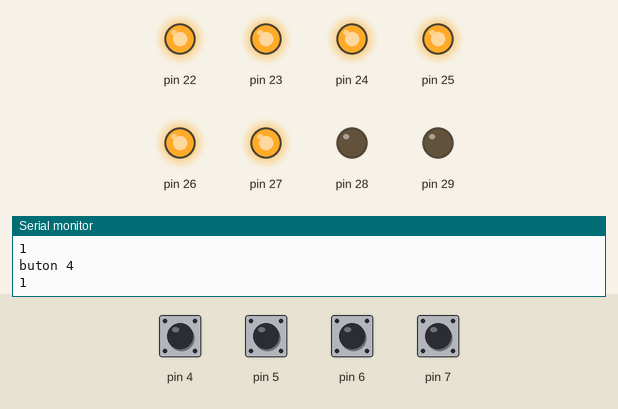
This sketch was run on a simulated Arduino Mega 2560, built with avr-gcc and run on an emulated ATmega2560. On the bench: output pins drawn as LEDs (lit = HIGH), the last lines printed to the serial monitor. Inputs (shaded band) come from the test bench; at power-on: pin 4–7 HIGH.

Above: at 1.2 s.
1.3 s: pin 4 pulled LOW for 0.15 s
At 1.43 s:
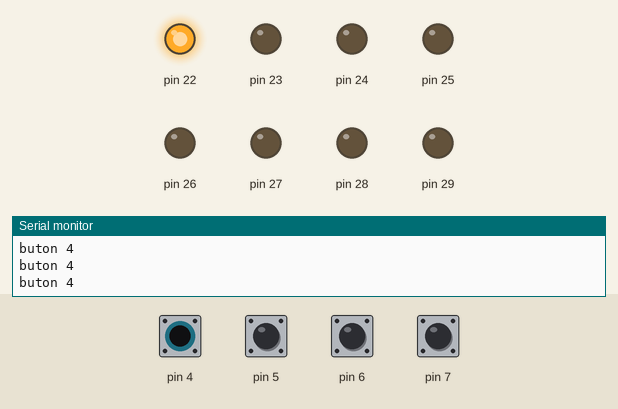
3.0 s: pin 5 pulled LOW for 0.15 s
At 3.13 s:
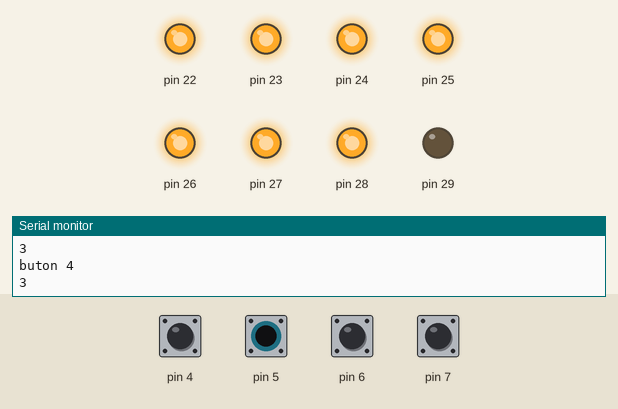
4.7 s: pin 6 pulled LOW for 0.15 s
At 4.84 s:
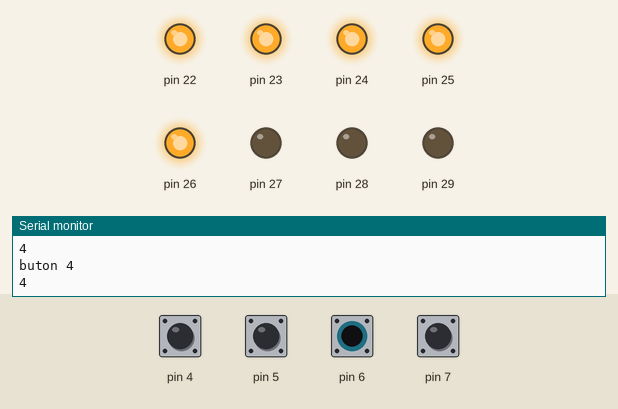
6.4 s: pin 7 pulled LOW for 1 s
10.4 s: pin 4 driven LOW and pin 6 driven LOW
At 10.9 s:
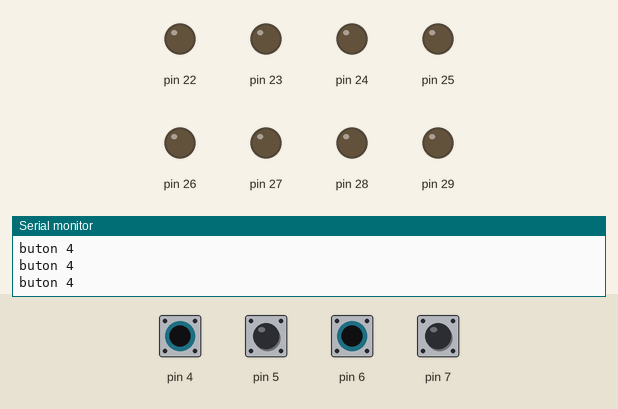
11.9 s: pin 4 driven HIGH
At 13.4 s:
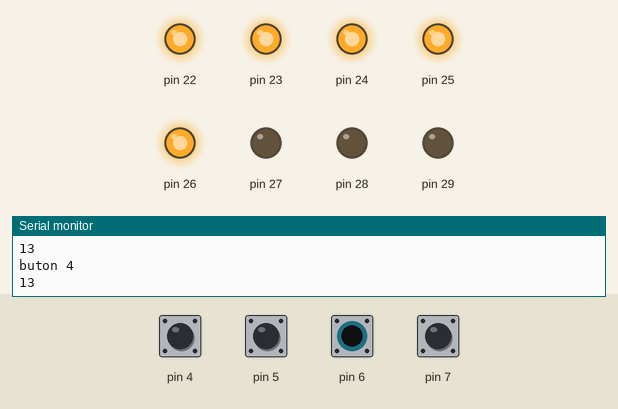
Timing chart, 0 to 14.5 s (numbered marks = the images above; inputs shaded):
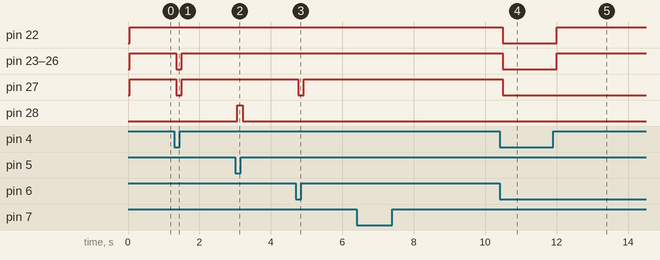

The sketch:

ex3.ino
```cpp
// Citirea stării butoanelor conectate la pinii 4,5,6,7
// afișarea pe LED-uri conectate la PORTA
// variabile pentru starea butoanelor
int b1;
int b2;
int b3;
int b4;
// variabila pentru compunerea numărului de transmis
unsigned char stat = 0;
void setup() {
  // configurare pini pentru butoane, intrare
  pinMode(4, INPUT_PULLUP);
  pinMode(5, INPUT_PULLUP);
  pinMode(6, INPUT_PULLUP);
  pinMode(7, INPUT_PULLUP);

  Serial.begin(9600);
  Serial.println("Hello from arduino");

  // activare PORTA , ca ieșire,
  DDRA = 0b11111111;
}
void loop() {
  // citire stare butoane
  b1 = digitalRead(4);
  b2 = digitalRead(5);
  b3 = digitalRead(6);
  b4 = digitalRead(7);
  // compunere rezultat
  // fiecare LED e controlat de 1 buton, unele butoane sunt
  //duplicate
  // stat = (b4 << 5) | (b3 << 4) | (b4 << 3) | (b3 << 2) | (b2 << 1) | b1;
  // afișare pe LED-uri, legate la port a
  PORTA = stat;
  // așteptare 50 ms
  if (b4 == 1) {
    Serial.println("buton 4");
    stat = 0;
  }
  if (b1 == 1) {
    stat = 0b111111;
    Serial.println(millis() / 1000);
  }
  if (b2 == 1) {
    stat = stat >> 1;
  }
  if(b3 == 1)
    stat = stat << 1 | 1;
  delay(50);
}
```

Measured:
- after the input at 1.3 s, pin 23–27: HIGH → LOW after 0.06 s, → HIGH 0.15 s later
- after the input at 3.0 s, pin 28: LOW → HIGH after 0.06 s, → LOW 0.15 s later
- after the input at 4.7 s, pin 27: HIGH → LOW after 0.07 s, → HIGH 0.15 s later
- after the input at 10.4 s, pin 22–27: HIGH → LOW after 0.10 s
- after the input at 11.9 s, pin 22–26: LOW → HIGH after 0.10 s
